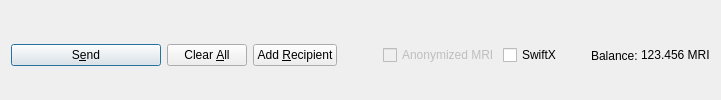
         <widget class="QFrame" name="frame_Send">
          <layout class="QHBoxLayout" name="horizontalLayout">
           <property name="bottomMargin">
            <number>0</number>
           </property>
           <item>
            <widget class="QPushButton" name="sendButton">
             <property name="minimumSize">
              <size>
               <width>150</width>
               <height>0</height>
              </size>
             </property>
             <property name="toolTip">
              <string>Confirm the send action</string>
             </property>
             <property name="text">
              <string>S&amp;end</string>
             </property>
             <property name="icon">
              <iconset resource="../mirai.qrc">
               <normaloff>:/icons/send</normaloff>:/icons/send</iconset>
             </property>
             <property name="autoDefault">
              <bool>false</bool>
             </property>
             <property name="default">
              <bool>true</bool>
             </property>
            </widget>
           </item>
           <item>
            <widget class="QPushButton" name="clearButton">
             <property name="sizePolicy">
              <sizepolicy hsizetype="Minimum" vsizetype="Fixed">
               <horstretch>0</horstretch>
               <verstretch>0</verstretch>
              </sizepolicy>
             </property>
             <property name="toolTip">
              <string>Clear all fields of the form.</string>
             </property>
             <property name="text">
              <string>Clear &amp;All</string>
             </property>
             <property name="icon">
              <iconset resource="../mirai.qrc">
               <normaloff>:/icons/remove</normaloff>:/icons/remove</iconset>
             </property>
             <property name="autoDefault">
              <bool>false</bool>
             </property>
            </widget>
           </item>
           <item>
            <widget class="QPushButton" name="addButton">
             <property name="toolTip">
              <string>Send to multiple recipients at once</string>
             </property>
             <property name="text">
              <string>Add &amp;Recipient</string>
             </property>
             <property name="icon">
              <iconset resource="../mirai.qrc">
               <normaloff>:/icons/add</normaloff>:/icons/add</iconset>
             </property>
             <property name="autoDefault">
              <bool>false</bool>
             </property>
            </widget>
           </item>
           <item>
            <spacer name="horizontalSpacer">
             <property name="orientation">
              <enum>Qt::Horizontal</enum>
             </property>
             <property name="sizeHint" stdset="0">
              <size>
               <width>40</width>
               <height>20</height>
              </size>
             </property>
            </spacer>
           </item>
           <item>
            <layout class="QHBoxLayout" name="horizontalLayout_2">
             <property name="spacing">
              <number>3</number>
             </property>
             <item>
              <widget class="QCheckBox" name="checkzMRI">
               <property name="enabled">
                <bool>false</bool>
               </property>
               <property name="text">
                <string>Anonymized MRI</string>
               </property>
              </widget>
             </item>
             <item>
              <widget class="QCheckBox" name="checkSwiftTX">
               <property name="enabled">
                <bool>true</bool>
               </property>
               <property name="minimumSize">
                <size>
                 <width>85</width>
                 <height>0</height>
                </size>
               </property>
               <property name="text">
                <string>SwiftX</string>
               </property>
              </widget>
             </item>
             <item>
              <widget class="QLabel" name="label">
               <property name="text">
                <string>Balance:</string>
               </property>
              </widget>
             </item>
             <item>
              <widget class="QLabel" name="labelBalance">
               <property name="sizePolicy">
                <sizepolicy hsizetype="Preferred" vsizetype="Fixed">
                 <horstretch>0</horstretch>
                 <verstretch>0</verstretch>
                </sizepolicy>
               </property>
               <property name="cursor">
                <cursorShape>IBeamCursor</cursorShape>
               </property>
               <property name="text">
                <string notr="true">123.456 MRI</string>
               </property>
               <property name="textInteractionFlags">
                <set>Qt::LinksAccessibleByMouse|Qt::TextSelectableByKeyboard|Qt::TextSelectableByMouse</set>
               </property>
              </widget>
             </item>
            </layout>
           </item>
          </layout>
         </widget>
